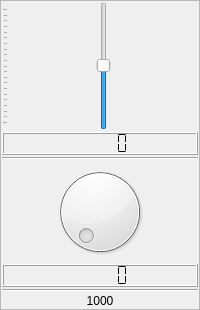
                     <widget class="QFrame" name="verticalFrame_18">
                      <property name="frameShape">
                       <enum>QFrame::StyledPanel</enum>
                      </property>
                      <layout class="QVBoxLayout" name="verticalLayout_19">
                       <property name="spacing">
                        <number>2</number>
                       </property>
                       <property name="leftMargin">
                        <number>1</number>
                       </property>
                       <property name="topMargin">
                        <number>1</number>
                       </property>
                       <property name="rightMargin">
                        <number>1</number>
                       </property>
                       <property name="bottomMargin">
                        <number>1</number>
                       </property>
                       <item>
                        <widget class="QSlider" name="eq_sld_15">
                         <property name="sizePolicy">
                          <sizepolicy hsizetype="Preferred" vsizetype="Expanding">
                           <horstretch>0</horstretch>
                           <verstretch>0</verstretch>
                          </sizepolicy>
                         </property>
                         <property name="minimumSize">
                          <size>
                           <width>0</width>
                           <height>128</height>
                          </size>
                         </property>
                         <property name="minimum">
                          <number>-300</number>
                         </property>
                         <property name="maximum">
                          <number>300</number>
                         </property>
                         <property name="singleStep">
                          <number>10</number>
                         </property>
                         <property name="value">
                          <number>1</number>
                         </property>
                         <property name="orientation">
                          <enum>Qt::Vertical</enum>
                         </property>
                         <property name="tickPosition">
                          <enum>QSlider::TicksAbove</enum>
                         </property>
                         <property name="tickInterval">
                          <number>30</number>
                         </property>
                        </widget>
                       </item>
                       <item>
                        <widget class="QLCDNumber" name="lcdNumber_86">
                         <property name="smallDecimalPoint">
                          <bool>true</bool>
                         </property>
                         <property name="segmentStyle">
                          <enum>QLCDNumber::Flat</enum>
                         </property>
                        </widget>
                       </item>
                       <item>
                        <widget class="Line" name="line_66">
                         <property name="orientation">
                          <enum>Qt::Horizontal</enum>
                         </property>
                        </widget>
                       </item>
                       <item>
                        <widget class="QDial" name="dial_15">
                         <property name="maximumSize">
                          <size>
                           <width>16777215</width>
                           <height>16777215</height>
                          </size>
                         </property>
                         <property name="minimum">
                          <number>1</number>
                         </property>
                         <property name="maximum">
                          <number>500</number>
                         </property>
                         <property name="singleStep">
                          <number>10</number>
                         </property>
                        </widget>
                       </item>
                       <item>
                        <widget class="QLCDNumber" name="lcdNumber_45">
                         <property name="smallDecimalPoint">
                          <bool>true</bool>
                         </property>
                         <property name="segmentStyle">
                          <enum>QLCDNumber::Flat</enum>
                         </property>
                        </widget>
                       </item>
                       <item>
                        <widget class="Line" name="line_15">
                         <property name="orientation">
                          <enum>Qt::Horizontal</enum>
                         </property>
                        </widget>
                       </item>
                       <item>
                        <widget class="QLabel" name="label_29">
                         <property name="text">
                          <string>1000</string>
                         </property>
                         <property name="scaledContents">
                          <bool>true</bool>
                         </property>
                         <property name="alignment">
                          <set>Qt::AlignCenter</set>
                         </property>
                        </widget>
                       </item>
                      </layout>
                     </widget>
